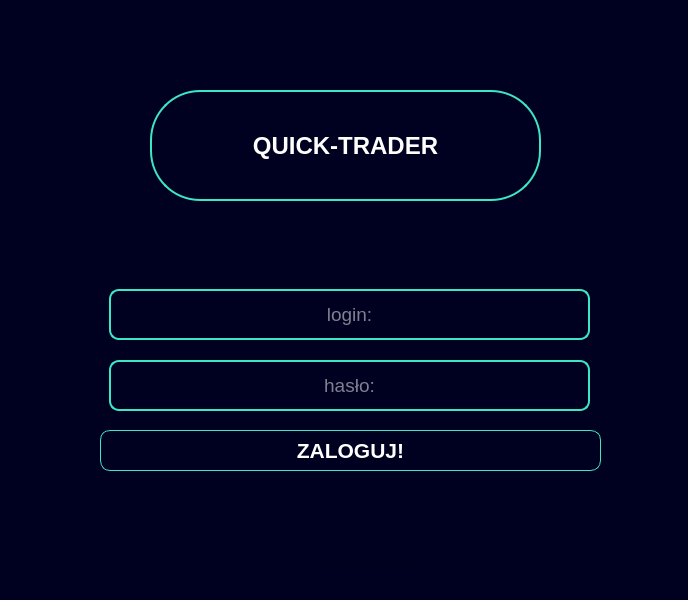
<?xml version="1.0" encoding="UTF-8"?>
<ui version="4.0">
 <class>LoginWindow</class>
 <widget class="QMainWindow" name="LoginWindow">
  <property name="geometry">
   <rect>
    <x>0</x>
    <y>0</y>
    <width>688</width>
    <height>600</height>
   </rect>
  </property>
  <property name="minimumSize">
   <size>
    <width>688</width>
    <height>600</height>
   </size>
  </property>
  <property name="maximumSize">
   <size>
    <width>688</width>
    <height>600</height>
   </size>
  </property>
  <property name="windowTitle">
   <string>MainWindow</string>
  </property>
  <property name="styleSheet">
   <string notr="true">QWidget {
						
						background-color:rgb(0, 0, 32);
}

QLineEdit#username, QLineEdit#password{
					border-radius: 10px;
					border: 2px solid rgb(60, 231, 195);
					color: white;
				}</string>
  </property>
  <widget class="QWidget" name="centralwidget">
   <widget class="QPushButton" name="login_button">
    <property name="geometry">
     <rect>
      <x>100</x>
      <y>430</y>
      <width>501</width>
      <height>41</height>
     </rect>
    </property>
    <property name="font">
     <font>
      <pointsize>16</pointsize>
      <weight>75</weight>
      <bold>true</bold>
     </font>
    </property>
    <property name="styleSheet">
     <string notr="true">QPushButton#login_button {
					color: white;
					border-radius: 10px;
					border: 1px solid rgb(60, 231, 195)			
}

QPushButton#login_button:hover {
					
					background-color: rgb(0, 140, 0);
}</string>
    </property>
    <property name="text">
     <string>ZALOGUJ!</string>
    </property>
   </widget>
   <widget class="QLabel" name="hello_label">
    <property name="geometry">
     <rect>
      <x>150</x>
      <y>90</y>
      <width>391</width>
      <height>111</height>
     </rect>
    </property>
    <property name="font">
     <font>
      <pointsize>18</pointsize>
      <weight>75</weight>
      <bold>true</bold>
     </font>
    </property>
    <property name="styleSheet">
     <string notr="true">QLabel#hello_label {
			color: white;
			border-radius: 50px;
			border: 2px solid rgb(60, 231, 195);
			}</string>
    </property>
    <property name="text">
     <string>QUICK-TRADER</string>
    </property>
    <property name="alignment">
     <set>Qt::AlignCenter</set>
    </property>
   </widget>
   <widget class="QLineEdit" name="username">
    <property name="geometry">
     <rect>
      <x>109</x>
      <y>289</y>
      <width>481</width>
      <height>51</height>
     </rect>
    </property>
    <property name="font">
     <font>
      <pointsize>14</pointsize>
     </font>
    </property>
    <property name="styleSheet">
     <string notr="true"/>
    </property>
    <property name="text">
     <string/>
    </property>
    <property name="alignment">
     <set>Qt::AlignCenter</set>
    </property>
    <property name="placeholderText">
     <string>login:</string>
    </property>
   </widget>
   <widget class="QFrame" name="frame">
    <property name="geometry">
     <rect>
      <x>310</x>
      <y>560</y>
      <width>120</width>
      <height>80</height>
     </rect>
    </property>
    <property name="frameShape">
     <enum>QFrame::StyledPanel</enum>
    </property>
    <property name="frameShadow">
     <enum>QFrame::Raised</enum>
    </property>
   </widget>
   <widget class="QLineEdit" name="password">
    <property name="geometry">
     <rect>
      <x>109</x>
      <y>360</y>
      <width>481</width>
      <height>51</height>
     </rect>
    </property>
    <property name="font">
     <font>
      <pointsize>14</pointsize>
     </font>
    </property>
    <property name="styleSheet">
     <string notr="true">QLineEdit#username{
					border-radius: 10px;
					border: 2px solid rgb(60, 231, 195);
					color: white;
				}</string>
    </property>
    <property name="echoMode">
     <enum>QLineEdit::Password</enum>
    </property>
    <property name="alignment">
     <set>Qt::AlignCenter</set>
    </property>
    <property name="placeholderText">
     <string>hasło:</string>
    </property>
   </widget>
  </widget>
  <widget class="QMenuBar" name="menubar">
   <property name="geometry">
    <rect>
     <x>0</x>
     <y>0</y>
     <width>688</width>
     <height>26</height>
    </rect>
   </property>
  </widget>
  <widget class="QStatusBar" name="statusbar"/>
 </widget>
 <resources>
  <include location="source.qrc"/>
 </resources>
 <connections/>
</ui>
